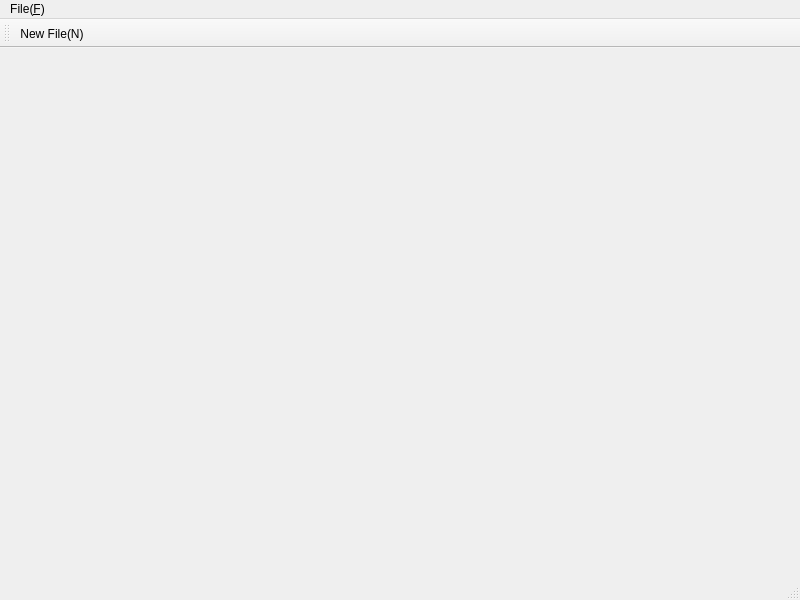
<?xml version="1.0" encoding="UTF-8"?>
<ui version="4.0">
 <class>MainWindow</class>
 <widget class="QMainWindow" name="MainWindow">
  <property name="geometry">
   <rect>
    <x>0</x>
    <y>0</y>
    <width>800</width>
    <height>600</height>
   </rect>
  </property>
  <property name="windowTitle">
   <string>MainWindow</string>
  </property>
  <widget class="QWidget" name="centralwidget"/>
  <widget class="QMenuBar" name="menubar">
   <property name="geometry">
    <rect>
     <x>0</x>
     <y>0</y>
     <width>800</width>
     <height>21</height>
    </rect>
   </property>
   <widget class="QMenu" name="menuFile_F">
    <property name="title">
     <string>File(&amp;F)</string>
    </property>
    <addaction name="actionNew_File_N"/>
   </widget>
   <addaction name="menuFile_F"/>
  </widget>
  <widget class="QStatusBar" name="statusbar"/>
  <widget class="QToolBar" name="toolBar">
   <property name="windowTitle">
    <string>toolBar</string>
   </property>
   <attribute name="toolBarArea">
    <enum>TopToolBarArea</enum>
   </attribute>
   <attribute name="toolBarBreak">
    <bool>false</bool>
   </attribute>
   <addaction name="actionNew_File_N"/>
  </widget>
  <action name="actionNew_File_N">
   <property name="icon">
    <iconset resource="myimages.qrc">
     <normaloff>:/image/images/new.png</normaloff>:/image/images/new.png</iconset>
   </property>
   <property name="text">
    <string>New File(&amp;N)</string>
   </property>
   <property name="toolTip">
    <string>New File</string>
   </property>
   <property name="shortcut">
    <string>Ctrl+N</string>
   </property>
  </action>
 </widget>
 <resources>
  <include location="myimages.qrc"/>
 </resources>
 <connections/>
</ui>
